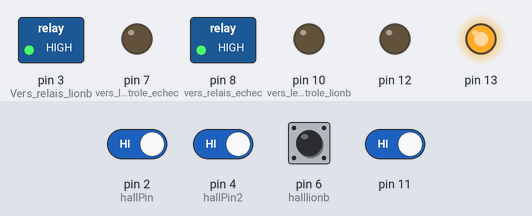
A sketch run on a simulated Arduino Uno, built with avr-gcc and run on an emulated ATmega328P. Shown: switched loads named in the sketch (green lamp = pin HIGH), output pins drawn as LEDs (lit = HIGH). The test bench sets the inputs (shaded band); at power-on: pin 2 (hallPin), pin 4 (hallPin2), pin 6 (halllionb), pin 11 HIGH.

Above: at 1.8 s.
1.9 s: pin 2 (hallPin) driven LOW and pin 4 (hallPin2) driven LOW
At 4.4 s:
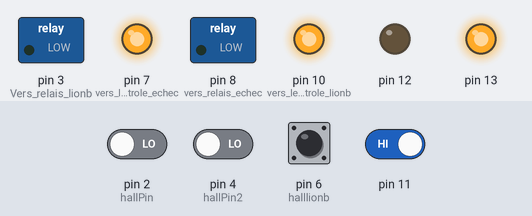
5.0 s: pin 6 (halllionb) pulled LOW for 0.6 s
8.7 s: pin 6 (halllionb) pulled LOW for 1 s
12.8 s: pin 4 (hallPin2) driven HIGH and pin 11 driven LOW
At 15.7 s:
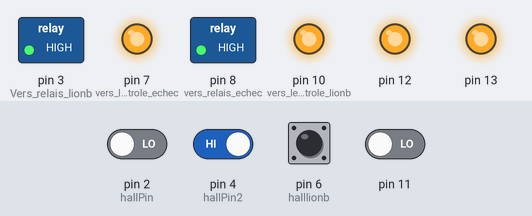
15.9 s: pin 6 (halllionb) pulled LOW for 0.6 s
At 19.1 s:
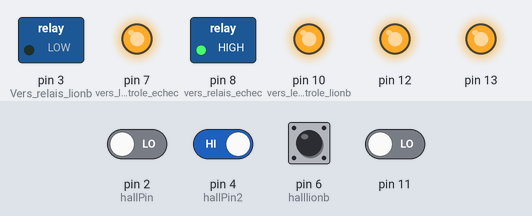
Timing chart, 0 to 20.6 s (numbered marks = the images above; inputs shaded):
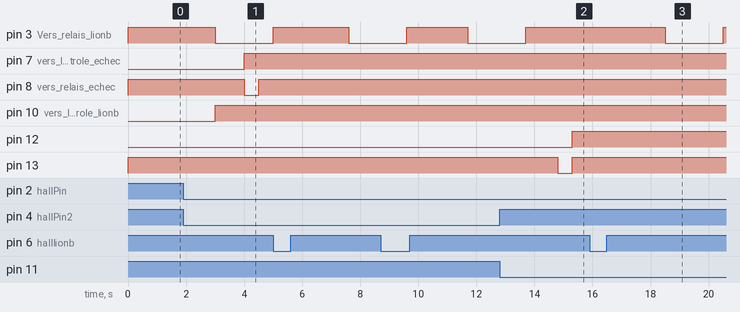

Measured:
- after the input at 1.9 s, pin 7 (vers_led_controle_echec): LOW → HIGH after 2.1 s; pin 8 (vers_relais_echec): HIGH → LOW after 2.1 s, → HIGH 0.50 s later
- after the input at 12.8 s, pin 12: LOW → HIGH after 2.5 s; pin 13: HIGH → LOW after 2.0 s, → HIGH 0.50 s later
- after the input at 15.9 s, pin 3 (Vers_relais_lionb): HIGH → LOW after 2.6 s, → HIGH 2.0 s later

The sketch:

virginie_echec.ino
```cpp
    /* Senseur à Hall Effect

  Pour rappel du capteur HALL:
  gauche = GND
  millieu = +
  droite = pin 2 et pin 3 ,etc..


  @@@@@@@@@@@@@@@@@@@@@@@@@@@@@ ECHEC @@@@@@@@@@@@@@@@@@@

  Jaune (x2) = +
  Voilet (x2) = -
  Rouge / Orange = Vers pin

  PIN 2 = Signal ECHEC
  PIN 3 = RELAIS LION B
  PIN 4 = Signal ECHEC
  PIN 5 =
  PIN 6 = SIGNAL LION B
  PIN 7 = LED CONTROLE ECHEC
  PIN 8 = RELAIS ECHEC
  PIN 10 = LED CONTROLE LION B
 PIN 11 = Intérupteur KATANA
PIN 12 = vers LED controle KATANA (DOIGT)
PIN 13 = Vers RELAIS DOIGT


*/

const int hallPin = 2;
const int hallPin2 = 4;
const int halllionb = 6;
const int halldoigt = 13;

int pin1;
int pin2;
int pin3;
int pinlionb;
int pindoigt;
int firstlionb = 0;


int statekatana = HIGH; // Etat actuel de la broche de sortie (la LED)
int readingkatana;         // Contient la valeur lue sur la broche d'entrée
int previouskatana = LOW;  // Contient la précédente valeur lue sur la broche d'entrée
int firstkatana = 0;
long timeKatana;


int ECHECstate = HIGH; // Etat actuel de la broche de sortie (la ventouse HIGH maintiens de la ventouse fermée)
int readingECHEC;         // Contient la valeur lue sur la broche d'entrée
int previousECHEC = LOW;  // Contient la précédente valeur lue sur la broche d'entrée
long timeECHEC = 0;      // La dernière fois que la broche de sortie à changé d'état

int LIONBstate = HIGH; // Etat actuel de la broche de sortie (la LED)
int readingLIONB;         // Contient la valeur lue sur la broche d'entrée
int previousLIONB = LOW;
long timeLIONB = 0;      // La dernière fois que la broche de sortie à changé d'état
int LedLIONB = LOW;


// Les variables suivantes sont de type "long" parce que nous allons mesure le temps (en milisecondes).
// Ce temps deviendra vite de grands nombres qui ne pourrons pas être stockés dans un simple entier (type "int").
long time = 0;      // La dernière fois que la broche de sortie à changé d'état
long debounce = 2000; // Temps de déparasitage (debounce time), a augmenter si la sortie clignote.

void setup() {
  pinMode( 8, OUTPUT ); // vers relais echec
  pinMode( 7, OUTPUT ); // vers led controle echec
  pinMode(10, OUTPUT); // vers led controle lionb
  pinMode( 3, OUTPUT); // Vers relais lionb
  pinMode( hallPin, INPUT);  // pin 2
  pinMode( hallPin2, INPUT ); // pin 4
  pinMode( halllionb, INPUT); // pin 6
  pinMode(11, INPUT_PULLUP);
  pinMode(12, OUTPUT);
  pinMode(13, OUTPUT);

  digitalWrite(hallPin, HIGH);  // Activation résistance pullUP
  digitalWrite(hallPin2, HIGH);
  digitalWrite(halllionb, HIGH);
  digitalWrite(3, HIGH);
  digitalWrite(8, HIGH);
  digitalWrite(12, LOW); //LED doigt
  digitalWrite(13, HIGH); //relais doigt
}

void loop() {
  // lecture du capteur a Effet Hall
  pin1 = digitalRead( hallPin );
  pin2 = digitalRead( hallPin2 );
  pinlionb = digitalRead( halllionb );


  // senseurValue = HIGH sans aimant
  // senseurValue = LOW  quand POLE SUD aimant
  // pin1 = not( pin1 );
  // pin2 = not( pin2 );
  // pinlionb = not (pinlionb );


  // @@@@@ ECHEC @@@


  readingECHEC = pin1;
  // Si le contact à changé, est-ce causé par un changement de
  // position OU un parasite (bille qui trésaute)...
  // SI on a pas reolu l'enigme
  if (ECHECstate == HIGH)
  {
    if (readingECHEC != previousECHEC) {
      // Remettre la minuterie/timer de déparasitage à 0
      timeECHEC = millis();
    }
    // attendre que l'on ai dépassé le temps de déparasitage
    if ((millis() - timeECHEC) > debounce)
    {
      // di les deux pieces sont à la bonne place
      if ((pin1 == LOW) && (pin2 == LOW)){
        ECHECstate = LOW; // On valide l'enigme
      //else
      //  LEDstate = HIGH; }
    }
    // Mémoriser la dernière lecture
    previousECHEC = readingECHEC;
  }

  // ecriture du statut sur la led (HIGH = allumé donc inverse de la ventouse)
  digitalWrite(7, not(ECHECstate));
  // ecriture du statut sur la ventouse (LOW = on libere l'electroaimant)
  digitalWrite(8, ECHECstate);
delay(500);
digitalWrite(8, not(ECHECstate));

}

  // @@@ LON BASCULANT @@@


  readingLIONB = pinlionb;
  // Si le contact à changé, est-ce causé par un changement de
  // position OU un parasite (bille qui trésaute)...
  if (LIONBstate == HIGH)
  {
    if (readingLIONB != previousLIONB) {
      // Remettre la minuterie/timer de déparasitage à 0
      timeLIONB = millis();
    }
    // attendre que l'on ai dépassé le temps de déparasitage
    if ((millis() - timeLIONB) > (debounce)) {
      if (readingLIONB == HIGH) {
        LIONBstate = LOW;
        digitalWrite(3, LIONBstate);
        //reset pour defaire le solenoide
        timeLIONB = millis();
        LedLIONB = HIGH;
      }
    }
    // Mémoriser la dernière lecture
    previousLIONB = readingLIONB;
  }
  else if ((millis() - timeLIONB) > debounce)
  {
    digitalWrite(3, HIGH);
    if (readingLIONB == LOW)
      LIONBstate = HIGH;
  }
  digitalWrite(10, LedLIONB);


   // @@@@@@@@@ KATANA @@@@@@@@@@@

  readingkatana = digitalRead(11);

  if (readingkatana != previouskatana) {
    // Remettre la minuterie/timer de déparasitage à 0
    timeKatana = millis();
  }

  if ((millis() - timeKatana) > ((debounce))) {
    if (readingkatana == 0) {
      if (firstkatana == 0) {
        statekatana = LOW;
        digitalWrite(13, LOW);
        delay(500);
        digitalWrite(13, HIGH);
        firstkatana = 1;
      }
    }
    else {
      firstkatana = 0 ;
    }
  }
  digitalWrite(12, not(statekatana));
  previouskatana = readingkatana;


}
```
